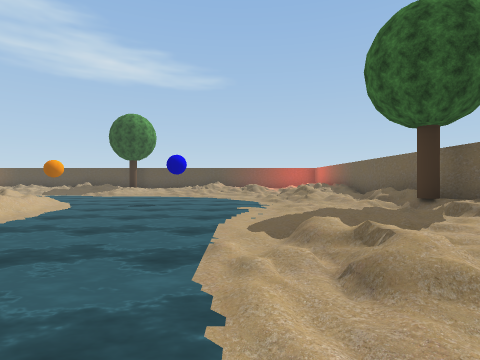
View 1 (above)

16 first-person views from a walk through a scene from a Unity 3-D project. The camera is 1.5 m above the floor, looks level and sees 80° across. The floor is counted in squares, 2 m on a side. Each view is taken from the middle of a square. On the plan, view 1 faces up. The plan holds only what a view shows up to about 10 squares ahead; the rest is blank. Some trees and plants on the terrain are drawn as simple stand-ins. The player is left out. Some surface patterns are stand-ins.

View 2
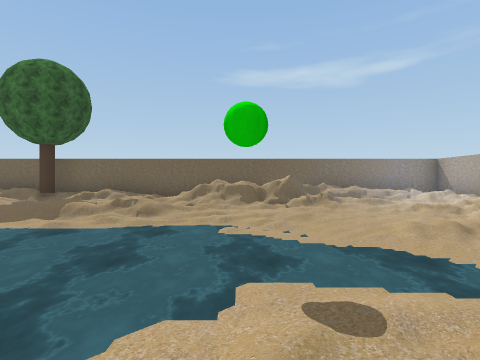

View 3
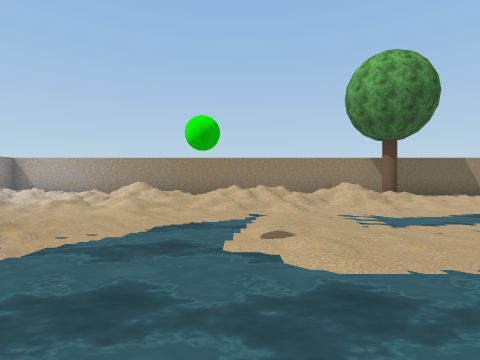

View 4
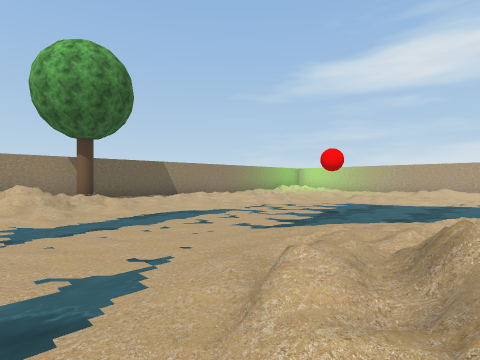

View 5
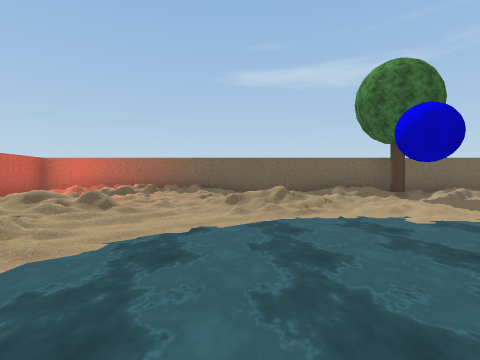

View 6
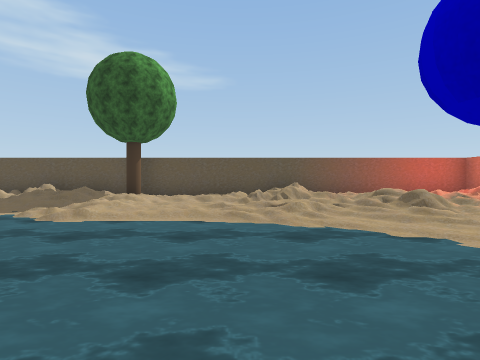

View 7
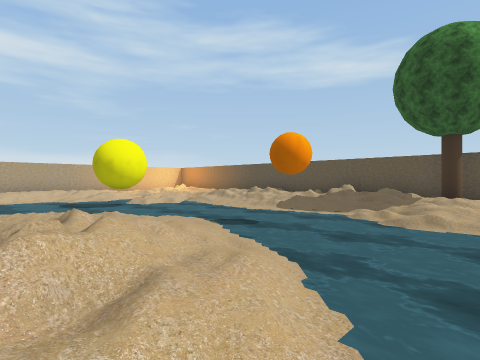

View 8
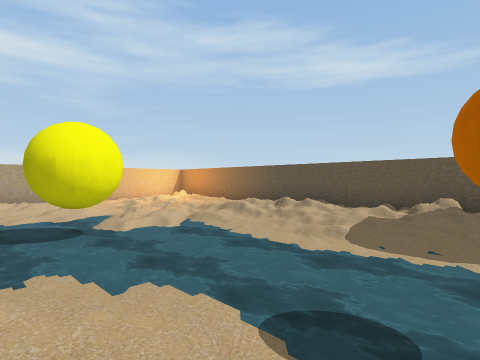

View 9
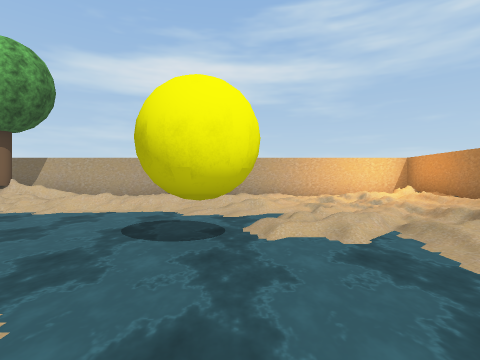

View 10
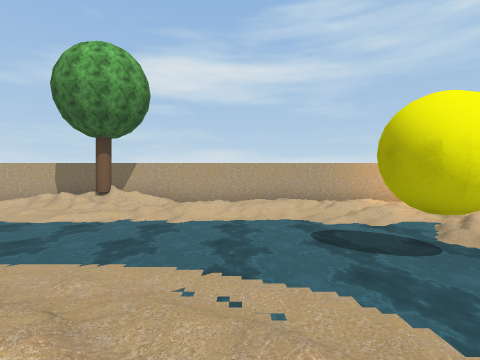

View 11
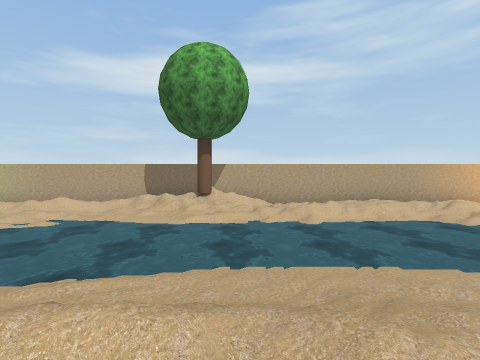

View 12
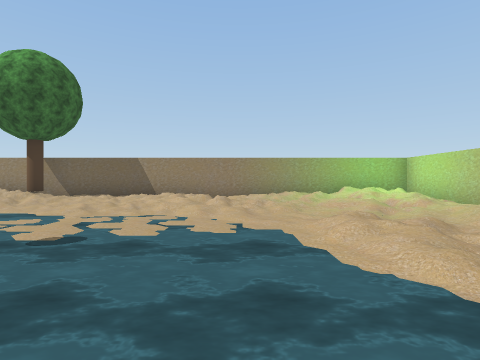

View 13
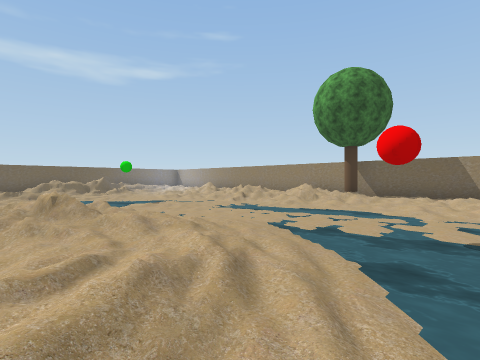

View 14
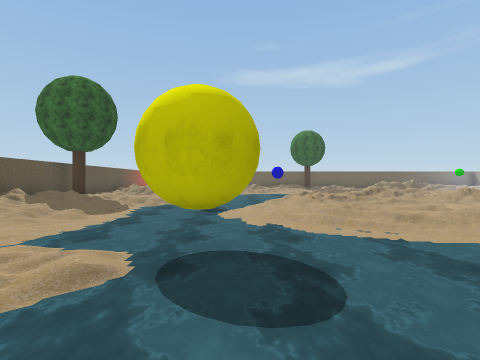

View 15
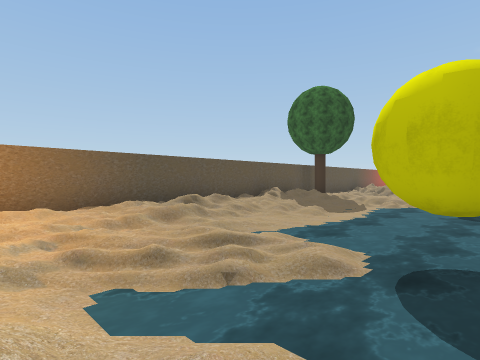

View 16
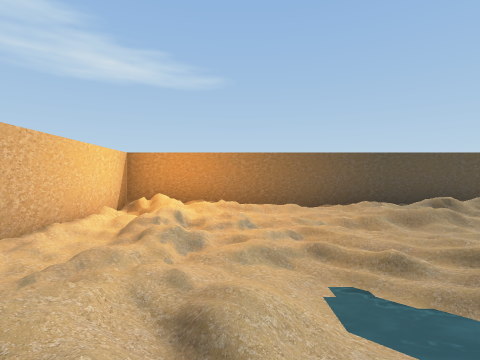

### Floor plan
Key: @ floor where view 1 was taken; # wall or solid block; . main floor; : floor 0.25 m higher than the main floor; + floor 0.5 m higher than the main floor; * floor 0.75 m higher than the main floor; % floor 1 m higher than the main floor; / step, stairs or slope; = window, fence, low wall or low ledge; T tree.
Columns run from 20 left of view 1 to 5 right of it. Each row starts with its distance up from view 1.
 18 ##########################
 17 #%*/*+***+ =##T++## +  +*#
 16 #+/+:++:++///++::==*+  +%#
 15 #:/:+::.:::..//::::++*+###
 14 #:+:::......./::::/:+*:=##
 13 #/+:.//...........::::/+ #
 12 #+/+..##.............://+#
 11 #+//..##.............// +#
 10 #++/.....:::+:.......// +#
  9 #++/...../:/+//.......+++#
  8 #++/...../////+.......://#
  7 #://....:++  /+/......:/*#
  6 #%//....:++  : /......::T#
  5 #TT/....:/ :./  .....:::+#
  4 #*/......//.:/  .....//:*#
  3 #//......:+:+//. ..../.+*#
  2 #//......./:+//....../// #
  1 # /:.......:::.......:./=#
  0 # //:...........:...@:./##
 -1 # ///................::==#
 -2 # +::.................:==#
 -3 #///..::..........:::.:/ #
 -4 #/++//+::::.::.:+////:://#
 -5 #+*:::+ +::::+%+%%//:/++*#
 -6 #**+++//++++T#    *#=///*#
 -7 ##########################

Positions as (right, up) in squares from view 1, and headings:
1: (0, 0), facing up
2: (-5, 0), facing right
3: (-3, 3), facing down
4: (-5, 3), facing down-left
5: (-5, 11), facing right
6: (-3, 8), facing up
7: (-5, 8), facing up-left
8: (-8, 10), facing up-left
9: (-10, 12), facing left
10: (-10, 9), facing left
11: (-10, 6), facing left
12: (-14, 3), facing down
13: (-12, 4), facing down-right
14: (-17, 11), facing right
15: (-17, 11), facing up-right
16: (-17, 11), facing up
